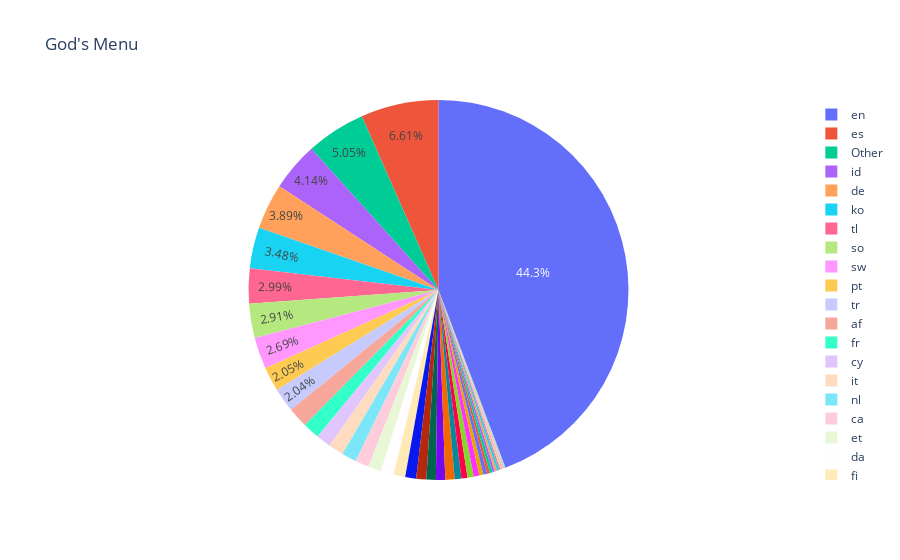

The cell this chart's notebook holds for it:
### Code cell
fig = px.pie(df, values='Count', names='Lang',title="God's Menu")
fig.update_traces(textposition='inside')
fig.update_layout(uniformtext_minsize=12, uniformtext_mode='hide')
fig.show()

### Figure 1 — Plotly figure (JSON) as saved in the notebook; plotly's stock layout.template omitted (floating-point values rounded to 4 significant figures)
{"data": [{"domain": {"x": [0, 1], "y": [0, 1]}, "hovertemplate": "Lang=%{label}<br>Count=%{value}<extra></extra>", "labels": ["en", "es", "Other", "id", "de", "ko", "tl", "so", "sw", "pt", "tr", "af", "fr", "cy", "it", "nl", "ca", "et", "da", "fi", "ru", "vi", "pl", "no", "ar", "hr", "ro", "sv", "sl", "lt", "sk", "sq", "hu", "ja", "cs", "fa", "th", "lv", "bg", "uk", "mk", "zh-cn", "ur", "zh-tw", "el", "kn", "hi", "mr"], "legendgroup": "", "name": "", "showlegend": true, "textposition": "inside", "type": "pie", "values": [24463, 3655, 2793, 2285, 2148, 1924, 1650, 1608, 1486, 1134, 1125, 959, 795, 703, 701, 693, 647, 613, 612, 547, 512, 474, 445, 436, 434, 315, 290, 287, 269, 188, 180, 132, 130, 110, 106, 105, 59, 53, 53, 42, 34, 30, 23, 4, 3, 2, 1, 1]}], "layout": {"legend": {"tracegroupgap": 0}, "title": {"text": "God's Menu"}, "uniformtext": {"minsize": 12, "mode": "hide"}}}
